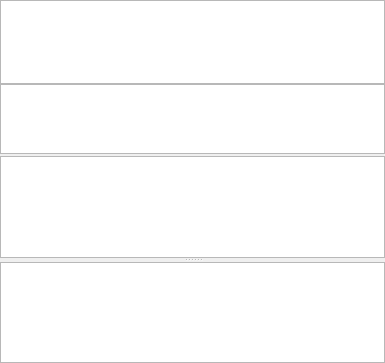
<?xml version="1.0" encoding="UTF-8"?>
<ui version="4.0">
 <class>QAdvancedTableView</class>
 <widget class="QWidget" name="QAdvancedTableView">
  <property name="geometry">
   <rect>
    <x>0</x>
    <y>0</y>
    <width>385</width>
    <height>363</height>
   </rect>
  </property>
  <property name="windowTitle">
   <string>Form</string>
  </property>
  <layout class="QVBoxLayout" name="verticalLayout_2">
   <property name="spacing">
    <number>0</number>
   </property>
   <property name="margin">
    <number>0</number>
   </property>
   <item>
    <widget class="QFilterView" name="headerTableView">
     <property name="sizePolicy">
      <sizepolicy hsizetype="Expanding" vsizetype="Fixed">
       <horstretch>0</horstretch>
       <verstretch>0</verstretch>
      </sizepolicy>
     </property>
     <property name="maximumSize">
      <size>
       <width>16777215</width>
       <height>84</height>
      </size>
     </property>
     <property name="verticalScrollBarPolicy">
      <enum>Qt::ScrollBarAlwaysOff</enum>
     </property>
     <property name="horizontalScrollBarPolicy">
      <enum>Qt::ScrollBarAlwaysOff</enum>
     </property>
     <property name="alternatingRowColors">
      <bool>true</bool>
     </property>
     <property name="selectionMode">
      <enum>QAbstractItemView::ExtendedSelection</enum>
     </property>
     <property name="textElideMode">
      <enum>Qt::ElideMiddle</enum>
     </property>
     <property name="sortingEnabled">
      <bool>true</bool>
     </property>
     <property name="wordWrap">
      <bool>false</bool>
     </property>
     <property name="cornerButtonEnabled">
      <bool>true</bool>
     </property>
     <attribute name="horizontalHeaderStretchLastSection">
      <bool>false</bool>
     </attribute>
    </widget>
   </item>
   <item>
    <layout class="QVBoxLayout" name="verticalLayout">
     <property name="spacing">
      <number>2</number>
     </property>
     <item>
      <widget class="QFixedRowsTableView" name="fixedRowsTableView">
       <property name="sizePolicy">
        <sizepolicy hsizetype="Expanding" vsizetype="Expanding">
         <horstretch>0</horstretch>
         <verstretch>0</verstretch>
        </sizepolicy>
       </property>
       <property name="minimumSize">
        <size>
         <width>0</width>
         <height>0</height>
        </size>
       </property>
       <property name="horizontalScrollBarPolicy">
        <enum>Qt::ScrollBarAlwaysOff</enum>
       </property>
       <property name="sortingEnabled">
        <bool>false</bool>
       </property>
       <attribute name="horizontalHeaderVisible">
        <bool>false</bool>
       </attribute>
       <attribute name="horizontalHeaderShowSortIndicator" stdset="0">
        <bool>false</bool>
       </attribute>
       <attribute name="horizontalHeaderStretchLastSection">
        <bool>false</bool>
       </attribute>
       <attribute name="verticalHeaderShowSortIndicator" stdset="0">
        <bool>false</bool>
       </attribute>
      </widget>
     </item>
     <item>
      <widget class="QSplitter" name="splitter">
       <property name="orientation">
        <enum>Qt::Vertical</enum>
       </property>
       <widget class="QAdvancedTableViewProxy" name="splittedDataTableView">
        <property name="sizePolicy">
         <sizepolicy hsizetype="Expanding" vsizetype="Expanding">
          <horstretch>0</horstretch>
          <verstretch>0</verstretch>
         </sizepolicy>
        </property>
        <property name="minimumSize">
         <size>
          <width>0</width>
          <height>0</height>
         </size>
        </property>
        <property name="verticalScrollBarPolicy">
         <enum>Qt::ScrollBarAlwaysOff</enum>
        </property>
        <property name="horizontalScrollBarPolicy">
         <enum>Qt::ScrollBarAlwaysOff</enum>
        </property>
        <property name="sortingEnabled">
         <bool>false</bool>
        </property>
        <attribute name="horizontalHeaderVisible">
         <bool>false</bool>
        </attribute>
        <attribute name="horizontalHeaderShowSortIndicator" stdset="0">
         <bool>false</bool>
        </attribute>
        <attribute name="horizontalHeaderStretchLastSection">
         <bool>false</bool>
        </attribute>
        <attribute name="verticalHeaderShowSortIndicator" stdset="0">
         <bool>false</bool>
        </attribute>
       </widget>
       <widget class="QAdvancedTableViewProxy" name="dataTableView">
        <property name="sizePolicy">
         <sizepolicy hsizetype="Expanding" vsizetype="Expanding">
          <horstretch>0</horstretch>
          <verstretch>0</verstretch>
         </sizepolicy>
        </property>
        <property name="minimumSize">
         <size>
          <width>0</width>
          <height>0</height>
         </size>
        </property>
        <property name="sortingEnabled">
         <bool>false</bool>
        </property>
        <attribute name="horizontalHeaderVisible">
         <bool>false</bool>
        </attribute>
        <attribute name="horizontalHeaderShowSortIndicator" stdset="0">
         <bool>false</bool>
        </attribute>
        <attribute name="horizontalHeaderStretchLastSection">
         <bool>false</bool>
        </attribute>
        <attribute name="verticalHeaderShowSortIndicator" stdset="0">
         <bool>false</bool>
        </attribute>
       </widget>
      </widget>
     </item>
    </layout>
   </item>
  </layout>
 </widget>
 <customwidgets>
  <customwidget>
   <class>QFilterView</class>
   <extends>QTableView</extends>
   <header>qfilterview.h</header>
  </customwidget>
  <customwidget>
   <class>QFixedRowsTableView</class>
   <extends>QTableView</extends>
   <header>qfixedrowstableview.h</header>
  </customwidget>
  <customwidget>
   <class>QAdvancedTableViewProxy</class>
   <extends>QTableView</extends>
   <header>qadvancedtableview_p.h</header>
  </customwidget>
 </customwidgets>
 <resources/>
 <connections/>
</ui>
